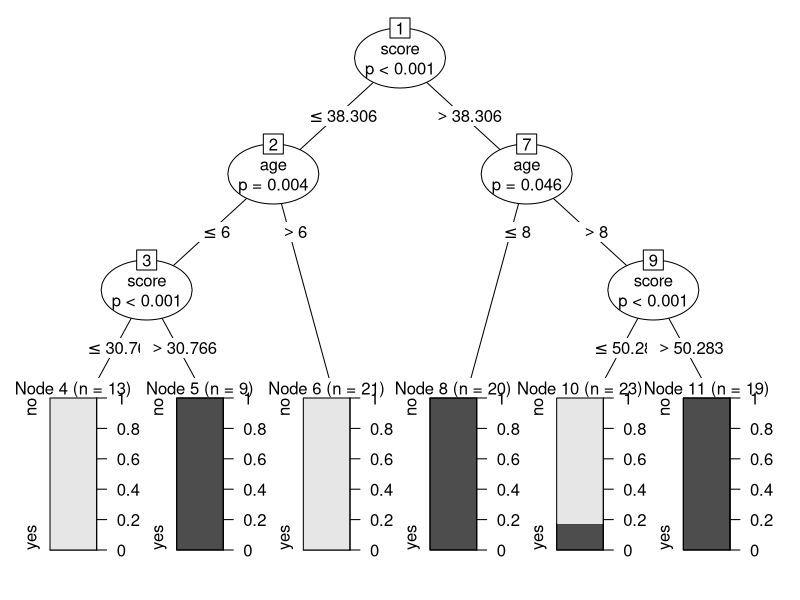
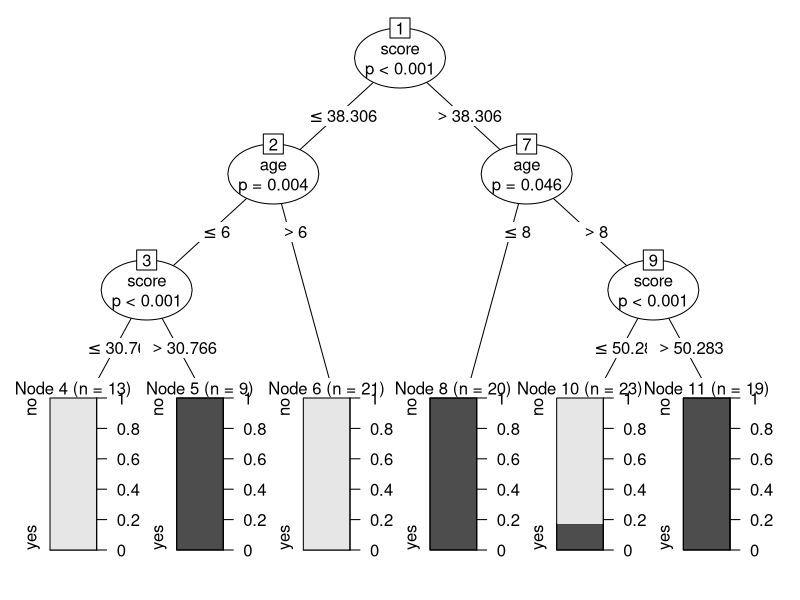

Here is the R script that generated these plots, in order:
library(party)
print(readingSkills)
print(head(readingSkills))
input.dat <- readingSkills[c(1:105),c('nativeSpeaker','age','score')]
png(file = 'E:\\TY_Anushka_Sanika\\SEM_6\\BI\\our_BI_prac\\DecisionTree\\decision_tree.png')
output.tree <- ctree(nativeSpeaker ~ age + score, data = input.dat)
print(output.tree)
plot(output.tree)
dev.off()
plot(output.tree)
